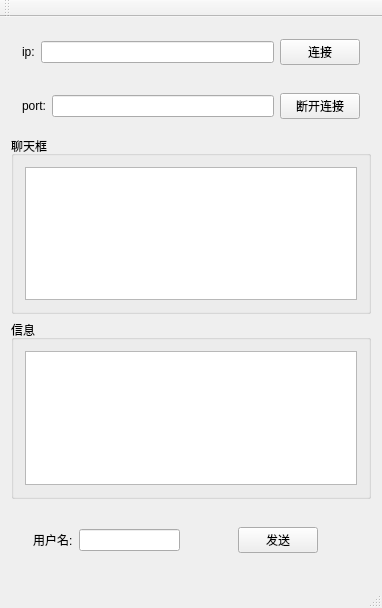
<?xml version="1.0" encoding="UTF-8"?>
<ui version="4.0">
 <class>ClientClass</class>
 <widget class="QMainWindow" name="ClientClass">
  <property name="geometry">
   <rect>
    <x>0</x>
    <y>0</y>
    <width>382</width>
    <height>608</height>
   </rect>
  </property>
  <property name="windowTitle">
   <string>Client</string>
  </property>
  <widget class="QWidget" name="centralWidget">
   <layout class="QVBoxLayout" name="verticalLayout_2">
    <item>
     <widget class="QWidget" name="widget" native="true">
      <layout class="QHBoxLayout" name="horizontalLayout">
       <item>
        <widget class="QLabel" name="label">
         <property name="text">
          <string>ip:</string>
         </property>
        </widget>
       </item>
       <item>
        <widget class="QLineEdit" name="ip"/>
       </item>
       <item>
        <widget class="QPushButton" name="connected">
         <property name="text">
          <string>连接</string>
         </property>
        </widget>
       </item>
      </layout>
     </widget>
    </item>
    <item>
     <widget class="QWidget" name="widget_2" native="true">
      <layout class="QHBoxLayout" name="horizontalLayout_2">
       <item>
        <widget class="QLabel" name="label_2">
         <property name="text">
          <string>port:</string>
         </property>
        </widget>
       </item>
       <item>
        <widget class="QLineEdit" name="port"/>
       </item>
       <item>
        <widget class="QPushButton" name="disconnected">
         <property name="text">
          <string>断开连接</string>
         </property>
        </widget>
       </item>
      </layout>
     </widget>
    </item>
    <item>
     <widget class="QGroupBox" name="groupBox">
      <property name="title">
       <string>聊天框</string>
      </property>
      <layout class="QVBoxLayout" name="verticalLayout">
       <item>
        <widget class="QTextEdit" name="record"/>
       </item>
      </layout>
     </widget>
    </item>
    <item>
     <widget class="QGroupBox" name="groupBox_2">
      <property name="title">
       <string>信息</string>
      </property>
      <layout class="QHBoxLayout" name="horizontalLayout_3">
       <item>
        <widget class="QTextEdit" name="msg"/>
       </item>
      </layout>
     </widget>
    </item>
    <item>
     <widget class="QWidget" name="widget_5" native="true">
      <layout class="QHBoxLayout" name="horizontalLayout_6">
       <item>
        <widget class="QWidget" name="widget_3" native="true">
         <layout class="QHBoxLayout" name="horizontalLayout_4">
          <item>
           <widget class="QLabel" name="label_3">
            <property name="text">
             <string>用户名:</string>
            </property>
           </widget>
          </item>
          <item>
           <widget class="QLineEdit" name="name"/>
          </item>
         </layout>
        </widget>
       </item>
       <item>
        <widget class="QWidget" name="widget_4" native="true">
         <layout class="QHBoxLayout" name="horizontalLayout_5">
          <item>
           <spacer name="horizontalSpacer">
            <property name="orientation">
             <enum>Qt::Orientation::Horizontal</enum>
            </property>
            <property name="sizeHint" stdset="0">
             <size>
              <width>33</width>
              <height>20</height>
             </size>
            </property>
           </spacer>
          </item>
          <item>
           <widget class="QPushButton" name="send">
            <property name="text">
             <string>发送</string>
            </property>
           </widget>
          </item>
          <item>
           <spacer name="horizontalSpacer_2">
            <property name="orientation">
             <enum>Qt::Orientation::Horizontal</enum>
            </property>
            <property name="sizeHint" stdset="0">
             <size>
              <width>34</width>
              <height>20</height>
             </size>
            </property>
           </spacer>
          </item>
         </layout>
        </widget>
       </item>
      </layout>
     </widget>
    </item>
   </layout>
  </widget>
  <widget class="QMenuBar" name="menuBar">
   <property name="geometry">
    <rect>
     <x>0</x>
     <y>0</y>
     <width>382</width>
     <height>20</height>
    </rect>
   </property>
  </widget>
  <widget class="QToolBar" name="mainToolBar">
   <attribute name="toolBarArea">
    <enum>TopToolBarArea</enum>
   </attribute>
   <attribute name="toolBarBreak">
    <bool>false</bool>
   </attribute>
  </widget>
  <widget class="QStatusBar" name="statusBar"/>
 </widget>
 <layoutdefault spacing="6" margin="11"/>
 <resources>
  <include location="Client.qrc"/>
 </resources>
 <connections/>
</ui>
